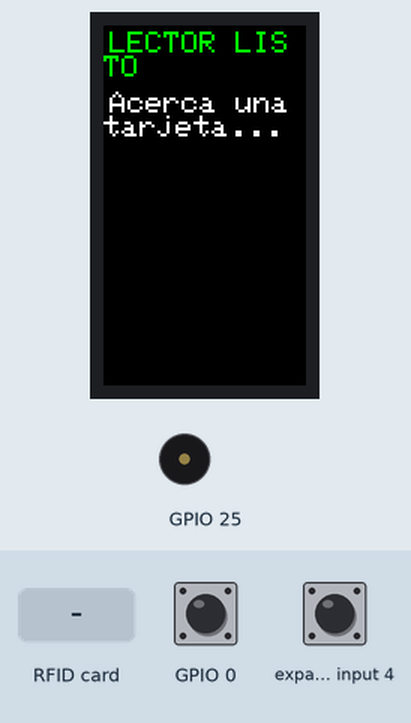
Bench run of a sketch on a simulated ESP32-S3. On the bench: 135×240 colour display, buzzer (waves = sounding). Inputs (shaded band) come from the test bench; at power-on: GPIO 0 HIGH, expander input 4 HIGH. What the sketch prints to the serial monitor is not drawn.

Above: at 1.4 s.
1.5 s: RFID card 5E 7A 19 C4 held to the reader
At 1.9 s:
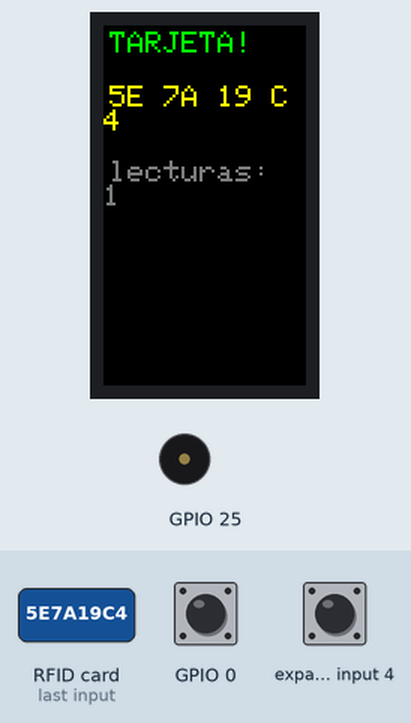
3.1 s: RFID card 5E 7A 19 C4 held to the reader
At 4.3 s:
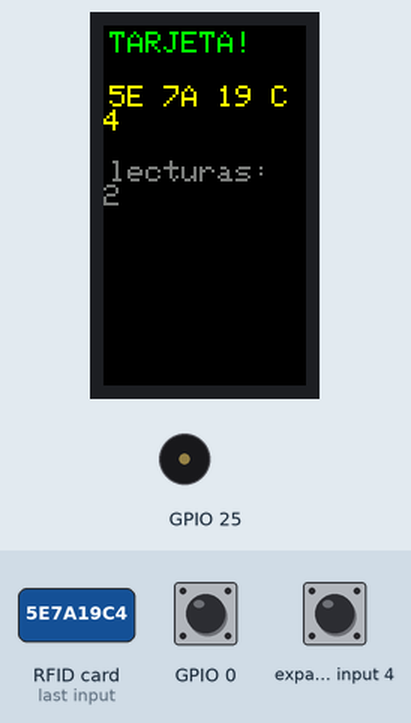
Timing chart, 0 to 6.1 s (numbered marks = the images above; inputs shaded):
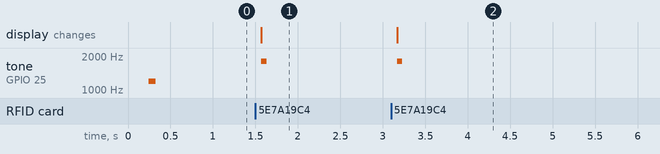

Measured:
- after the input at 1.5 s, tone on GPIO 25: silent → 1800 Hz after 0.07 s, → silent 0.06 s later; the display: changes after 0.07 s (image 1)
- after the input at 3.1 s, tone on GPIO 25: silent → 1800 Hz after 0.07 s, → silent 0.06 s later; the display: changes after 0.07 s (image 2)

The sketch:

L4_RfidLeer.ino
```cpp
/**
 * L4_RfidLeer — "¿Quien eres?"
 * ---------------------------------------------------------------
 * Placa:  M5Stack Cardputer ADV (ESP32-S3FN8)
 * Necesita: Unit RFID2 (chip WS1850S, compatible MFRC522, I2C 0x28)
 *           + tarjetas / llaveros de 13,56 MHz
 *
 * CONEXION
 *   RFID2 -> Port A (Grove).  Directo, o a traves del Unit Hub.
 *   En Port A el I2C es:  SDA = G2 (amarillo)   SCL = G1 (blanco)
 *
 * NOTA TECNICA (por que PIN_RESET_FALSO)
 *   La libreria MFRC522_I2C fue escrita para modulos que exponen un
 *   pin de RESET. El Unit RFID2 no lo saca por el Grove, asi que le
 *   damos un pin libre del conector EXT que no esta conectado a nada.
 *   La libreria lo pone en alto y sigue; el chip se resetea por
 *   software. Es un apaño legitimo y muy comun.
 *
 * QUE APRENDEMOS
 *   - Que cada tarjeta lleva un numero unico (UID) grabado de fabrica.
 *   - Que I2C es un "cable compartido" donde cada aparato tiene
 *     una direccion (la del RFID2 es 0x28).
 *
 * COMO SE USA
 *   Acerca una tarjeta. Sale su UID en pantalla y por el Serial.
 *   👉 APUNTA LOS UID: los necesitaremos para el escape room.
 * ---------------------------------------------------------------
 */

#include "M5Cardputer.h"
#include <Wire.h>
#include "MFRC522_I2C.h"

// ===== 🔧 CAMBIA ESTO =====================================
#define DIR_RFID2         0x28   // direccion I2C del Unit RFID2
#define PIN_RESET_FALSO      6   // G6: pin libre del conector EXT
#define PIN_SDA              2   // G2 = amarillo del Grove
#define PIN_SCL              1   // G1 = blanco  del Grove
// ==========================================================

MFRC522_I2C lector(DIR_RFID2, PIN_RESET_FALSO);

String ultimoUID = "";
int contador = 0;

void setup() {
    auto cfg = M5.config();
    M5Cardputer.begin(cfg, true);
    M5Cardputer.Display.setRotation(1);
    M5Cardputer.Display.setTextFont(&fonts::Font0);
    M5Cardputer.Display.setTextSize(2);

    Serial.begin(115200);

    // Arrancamos el I2C del Port A con los pines del Cardputer ADV.
    Wire.begin(PIN_SDA, PIN_SCL, 100000);
    lector.PCD_Init();

    // Comprobamos que el lector responde de verdad.
    byte version = lector.PCD_ReadRegister(MFRC522_I2C::VersionReg);
    Serial.printf("Version del chip: 0x%02X\n", version);

    M5Cardputer.Display.fillScreen(BLACK);
    if (version == 0x00 || version == 0xFF) {
        M5Cardputer.Display.setTextColor(RED, BLACK);
        M5Cardputer.Display.setCursor(4, 4);
        M5Cardputer.Display.println("NO VEO EL RFID2");
        M5Cardputer.Display.setTextColor(WHITE, BLACK);
        M5Cardputer.Display.setCursor(4, 40);
        M5Cardputer.Display.println("Revisa el cable");
        M5Cardputer.Display.println("del Port A");
    } else {
        M5Cardputer.Display.setTextColor(GREEN, BLACK);
        M5Cardputer.Display.setCursor(4, 4);
        M5Cardputer.Display.println("LECTOR LISTO");
        M5Cardputer.Display.setTextColor(WHITE, BLACK);
        M5Cardputer.Display.setCursor(4, 44);
        M5Cardputer.Display.println("Acerca una");
        M5Cardputer.Display.println("tarjeta...");
        M5Cardputer.Speaker.tone(1200, 80);
    }
}

// Convierte el UID (bytes sueltos) en un texto tipo "A3 2F 91 04"
String uidComoTexto() {
    String s = "";
    for (byte i = 0; i < lector.uid.size; i++) {
        if (lector.uid.uidByte[i] < 0x10) s += "0";
        s += String(lector.uid.uidByte[i], HEX);
        if (i < lector.uid.size - 1) s += " ";
    }
    s.toUpperCase();
    return s;
}

void loop() {
    M5Cardputer.update();

    // ¿Hay una tarjeta nueva delante? Si no, volvemos a empezar.
    if (!lector.PICC_IsNewCardPresent()) { delay(50); return; }
    if (!lector.PICC_ReadCardSerial())   { delay(50); return; }

    String uid = uidComoTexto();
    contador++;

    Serial.printf("Lectura #%d -> UID: %s\n", contador, uid.c_str());

    M5Cardputer.Display.fillScreen(BLACK);
    M5Cardputer.Display.setTextColor(GREEN, BLACK);
    M5Cardputer.Display.setCursor(4, 4);
    M5Cardputer.Display.println("TARJETA!");
    M5Cardputer.Display.setTextColor(YELLOW, BLACK);
    M5Cardputer.Display.setCursor(4, 40);
    M5Cardputer.Display.println(uid);
    M5Cardputer.Display.setTextColor(DARKGREY, BLACK);
    M5Cardputer.Display.setCursor(4, 90);
    M5Cardputer.Display.printf("lecturas: %d", contador);

    M5Cardputer.Speaker.tone(1800, 60);

    ultimoUID = uid;
    delay(800);          // para no leer 20 veces la misma tarjeta
}
```
